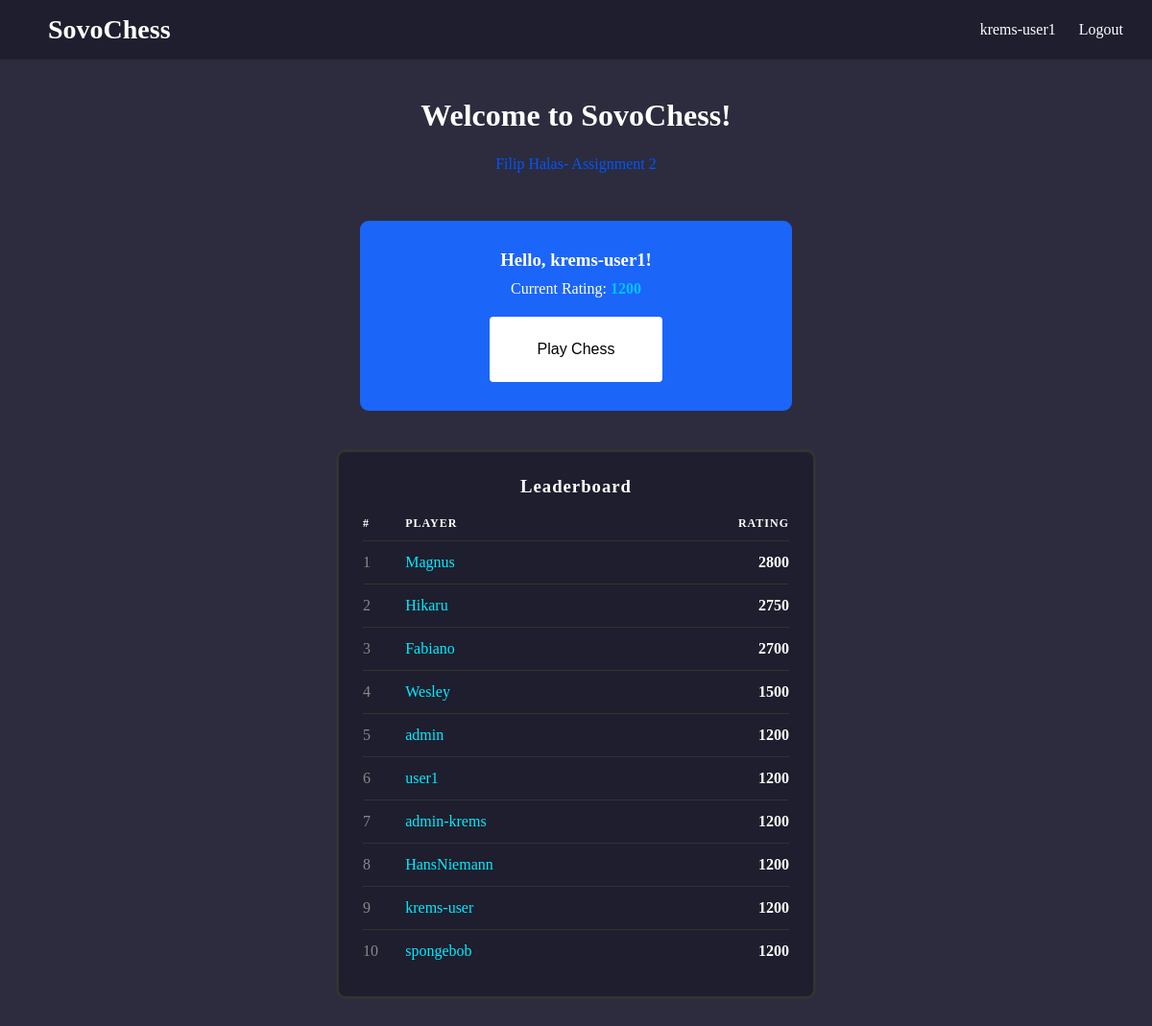
Page / (signed in) on the committed database.
### chess/models.py (models this page shows, shortened)
class User(AbstractUser):
    current_rating = models.IntegerField(default=1200)

### chess/views.py (the view)
# urls.py: path('', views.home, name='home'),
def home(request):
    top_players = User.objects.order_by('-current_rating')[:10]
    return render(request, 'home.html', {'top_players': top_players})

### templates/home.html (shortened to what this page needs)
{% extends 'base.html' %}
{% block content %}
<div style="text-align: center; margin-bottom: 50px;">
    <h1 style="color: #ffffff;">Welcome to SovoChess!</h1>
    <p style="margin-top: 23px; color: #0255ff;">Filip Halas- Assignment 2</p>
</div>
{% if user.is_authenticated %}
    <div style="text-align: center; background-color: #1b65f8; padding: 30px; border-radius: 9px; max-width: 450px; margin: 0 auto;">
        <h3>Hello, {{ user.username }}!</h3>
        <p style="margin-top: 10px; color: #ffffff;">Current Rating: <strong style="color: #00c5ff;">{{ user.current_rating }}</strong></p>
        <a href="{% url 'start_game' %}">
            <button style="margin-top: 20px; padding: 25px 50px; background-color: #ffffff; border: none; border-radius: 4px; cursor: pointer; font-size: 16px;">
                Play Chess
            </button>
        </a>
    </div>
{% endif %}
<div style="max-width: 500px; margin: 40px auto 0 auto; background-color: #1e1e2e; border: 3px solid #333; border-radius: 10px; padding: 25px;">
    <h3 style="color: #ffffff; margin-bottom: 20px; text-align: center; letter-spacing: 1px;">Leaderboard</h3>
    <table style="width: 100%; border-collapse: collapse;">
        <tr style="color: #ffffff; font-size: 12px; text-transform: uppercase; letter-spacing: 1px;">
            <th style="text-align: left; padding-bottom: 10px;">#</th>
            <th style="text-align: left; padding-bottom: 10px;">Player</th>
            <th style="text-align: right; padding-bottom: 10px;">Rating</th>
        </tr>
        {% for player in top_players %}
        <tr style="border-top: 1px solid #333;">
            <td style="padding: 13px 0; color: #888;">{{ forloop.counter }}</td>
            <td style="padding: 12px 0; color: #00edff;">{{ player.username }}</td>
            <td style="padding: 10px 0; color: #ffffff; text-align: right; font-weight: bold;">{{ player.current_rating }}</td>
        </tr>
        {% endfor %}
    </table>
</div>
{% endblock %}

### templates/base.html (shortened to what this page needs)
<!DOCTYPE html>
<html lang="en">
<head>
</head>
<body>
    <nav>
        <a href="{% url 'home' %}" class="nav-brand">SovoChess</a>
        <div>
            {% if user.is_authenticated %}
                <a href="#">{{ user.username }}</a>
                <a href="{% url 'logout' %}">Logout</a>
            {% else %}
                <a href="{% url 'login' %}">Login</a>
                <a href="{% url 'register' %}">Register</a>
            {% endif %}
        </div>
    </nav>
    <div class="container">
        {% block content %}
        {% endblock %}
    </div>
</body>
</html>

### templates/base.html (style rules this page uses)
* { margin: 0; padding: 0; box-sizing: border-box; }
body { background-color: #2c2c3e; color: #ffffff; }
nav { background-color: #1e1e2e; padding: 15px 30px; display: flex; justify-content: space-between; align-items: center; }
nav a { color: #ffffff; text-decoration: none; margin-left: 20px; font-size: 16px; }
.nav-brand { color: #ffffff; font-size: 28px; font-weight: bold; text-decoration: none; }
.container { max-width: 1200px; margin: 40px auto; padding: 0 20px; }

### rows in the picture
User: username "krems-user1", current_rating "1200"
User: username "Magnus", current_rating "2800"
User: username "Hikaru", current_rating "2750"
User: username "Fabiano", current_rating "2700"
User: username "Wesley", current_rating "1500"
User: username "admin", current_rating "1200"
User: username "user1", current_rating "1200"
User: username "admin-krems", current_rating "1200"
User: username "HansNiemann", current_rating "1200"
User: username "krems-user", current_rating "1200"
User: username "spongebob", current_rating "1200"
